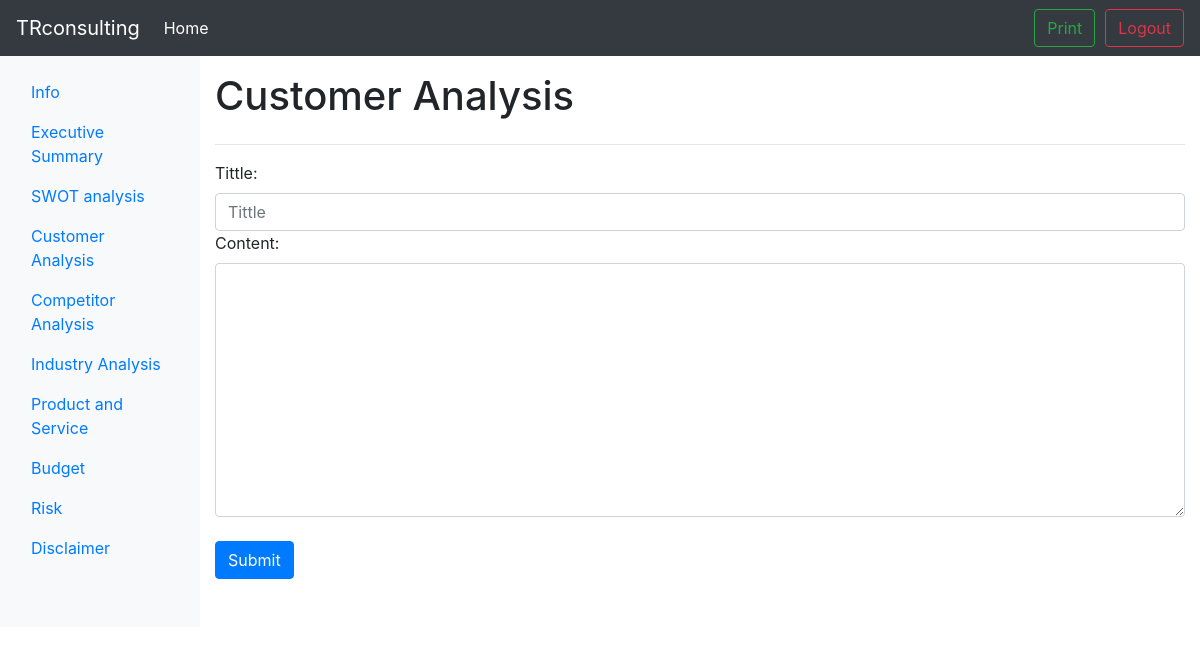
The app's page /1/customeranalysis (signed in), older data.
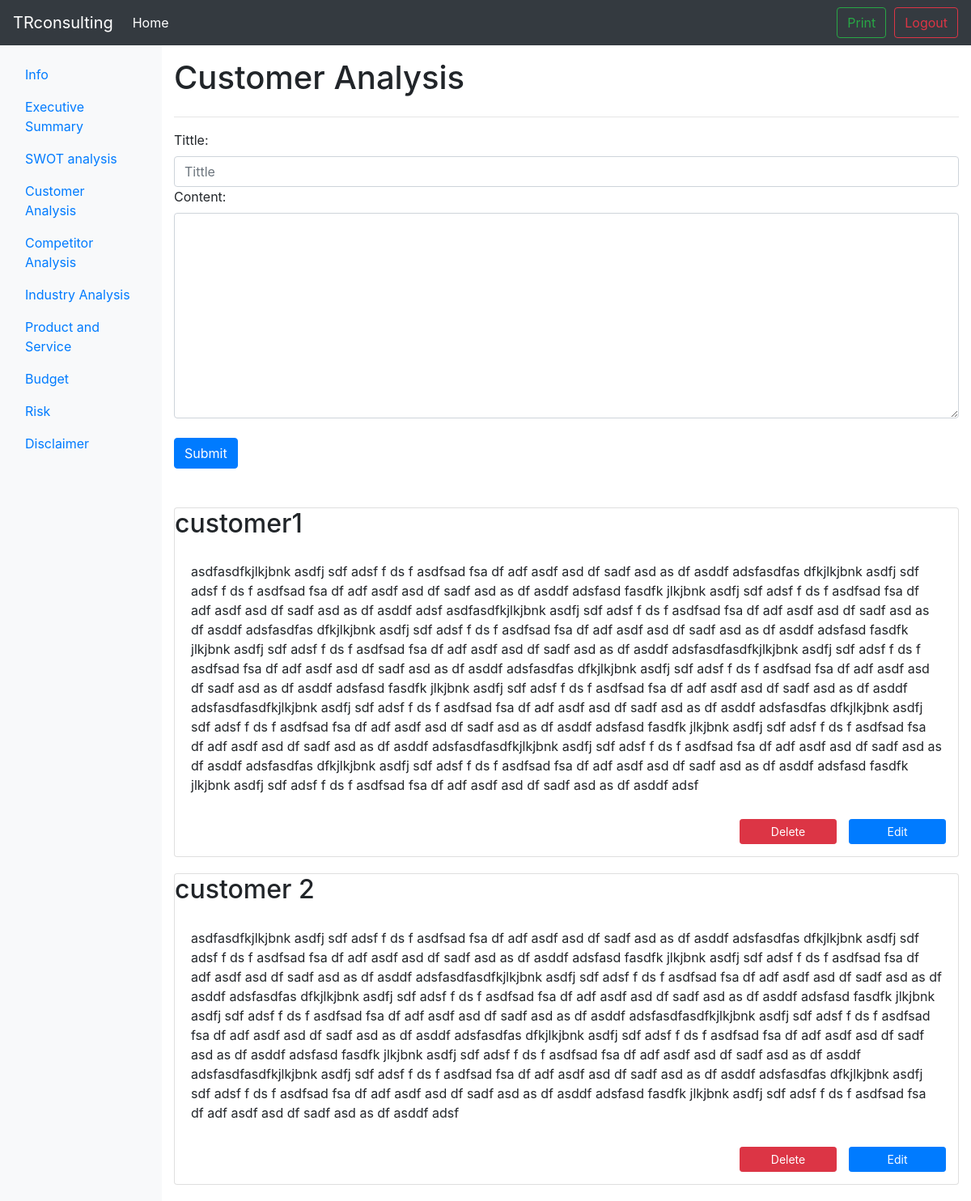
The same page, newer data.
### tables this page shows
CREATE TABLE CUSTOMERANALYSIS(pid INTEGER, did INTEGER PRIMARY KEY, tt TEXT NOT NULL, pg TEXT NOT NULL, FOREIGN KEY (pid) REFERENCES user(id));

### bpb.py (the view)
@app.route('/<int:pid>/customeranalysis',methods=['GET','POST'])
def customeranalysis(pid):
	if 'logged_in' in session:
		if (session['logged_in'] == True):
			if request.method == 'GET':
				data = db_func.select_record('customeranalysis',pid)
				return render_template('customeranalysis.html', data=data)
			if request.method == 'POST':
				tt = request.form['tt']
				pg = request.form['pg']
				db_func.insert_record('customeranalysis',pid,tt,pg)
				flash('successfully insert !')
				return redirect('/%d/customeranalysis' % pid)
		else:
			return redirect(url_for('login'))
	else:
		return redirect(url_for('login'))

### db_func.py (called while the page is built)
def select_record(table,pid):
	conn = sqlite3.connect('test.db')
	c = conn.cursor()
	c.execute('''SELECT * FROM '%s' WHERE pid='%d' ''' % (table,pid))
	content = c.fetchall()
	conn.commit()
	conn.close()
	return content

### templates/customeranalysis.html (shortened to what this page needs)
{% extends "layout.html" %}
{% block main %}
			<main class="col-sm-9 ml-sm-auto col-md-10 pt-3" role="main">
				<h1>Customer Analysis</h1>
				<section class="row placeholders">
					<div class="container">
						<hr>
						<form class="form" method="post">
							<label for="pg">Tittle:</label>
							<input id="tt" name="tt" class="form-control" placeholder="Tittle" required>
							<label for="pg">Content:</label>
							<textarea rows="10" id="pg" name="pg" class="form-control" placeholder="content" required>
							</textarea>
							<br>
							<input class="btn btn-primary" method = "post" type="submit"></input>
						</form>
					</div>
				</section>
				<br>
				<br>
				<section>
					<div class="streamOfParts">
						{% if data %}
						{% for i in data %}
						<div class="card" style="margin-bottom: 20px;">
							<h2 class="card-heading">{{ i[2] }}</h2>
							<div style="white-space: pre-line" class="card-body">{{ i[3] }}</div>
							<div align="right" style="margin-bottom: 15px;">
								<input type="button" class="btn btn-primary btn-sm" data-toggle="modal" data-target="#editModal" onclick="load(this)" style="margin-right: 15px;margin-top:10px;float:right;width: 120px;" value="Edit"></input>
								<input type="button" class="btn btn-sm btn-danger" data-toggle="modal" onclick="deleteFunction(this)" style="margin-right: 15px;margin-top:10px;float:right;width: 120px;" value="Delete" data-target="#delConfirm"> </input>
							</div>
						</div>
						{% endfor %}
						{% endif %}
					</div>
				</section>
			</main>
{% endblock %}

### templates/layout.html (shortened to what this page needs)
<!DOCTYPE html>
<html lang="en"><head><meta http-equiv="Content-Type" content="text/html; charset=UTF-8">
	<link rel="stylesheet" href="https://maxcdn.bootstrapcdn.com/bootstrap/4.0.0-beta/css/bootstrap.min.css">
</head>
<body>
	<nav class="navbar navbar-expand-md navbar-dark bg-dark">
		<a class="navbar-brand" href="/">TRconsulting</a>
		<div class="collapse navbar-collapse" id="navbarsExampleDefault">
			<ul class="navbar-nav mr-auto">
				<li class="nav-item active">
					<a class="nav-link" href="/">Home <span class="sr-only">(current)</span></a>
				</li>
			</ul>
				<a class="btn btn-outline-success my-2 my-sm-0" href="\sendpdf">Print</a>
			<a class="btn btn-outline-danger" style="margin-left:10px;" href="\logout">Logout</a>
		</div>
	</nav>
	<div class="container-fluid">
		<div class="row">
			<nav class="col-sm-3 col-md-2 d-none d-sm-block bg-light sidebar">
				<ul class="nav nav-pills flex-column">
					<li class="nav-item">
						<a class="nav-link" href="#"> </a>
					</li>
					<li class="nav-item">
						<a class="nav-link" href="{{ '/%d/info' % session['project_number'][0] }}">Info </a>
					</li>
					<li class="nav-item">
						<a class="nav-link" href="{{ '/%d/exec_sum' % session['project_number'][0] }}">Executive Summary</a>
					</li>
					<li class="nav-item">
						<a class="nav-link" href="{{ '/%d/SWOT' % session['project_number'][0] }}">SWOT analysis</a>
					</li>
					<li class="nav-item">
						<a class="nav-link" href="{{ '/%d/customeranalysis' % session['project_number'][0] }}">Customer Analysis</a>
					</li>
					<li class="nav-item">
						<a class="nav-link"  href="{{ '/%d/competitoranalysis' % session['project_number'][0] }}">Competitor Analysis</a>
					</li>
				</ul>
				<ul class="nav nav-pills flex-column">
					<li class="nav-item">
						<a class="nav-link" href="{{ '/%d/industry_analysis' % session['project_number'][0] }}">Industry Analysis</a>
					</li>
					<li class="nav-item">
						<a class="nav-link" href="{{ '/%d/product_service' % session['project_number'][0] }}">Product and Service</a>
					</li>
					<li class="nav-item">
						<a class="nav-link" href="{{ '/%d/budget' % session['project_number'][0] }}">Budget</a>
					</li>
					<li class="nav-item">
						<a class="nav-link" href="{{ '/%d/risk' % session['project_number'][0] }}">Risk</a>
					</li>
				</ul>
				<ul class="nav nav-pills flex-column">
					<li class="nav-item">
						<a class="nav-link" href="{{ '/%d/disclaimer' % session['project_number'][0] }}">Disclaimer</a>
					</li>
				</ul>
			</nav>
			{% block main %} {% endblock %}
		</div>
	</div>
</body>
</html>

Row changes from the older to the newer data that the page shows:
added CUSTOMERANALYSIS: tt "customer1", pg "asdfasdfkjlkjbnk asdfj sdf adsf f ds f asdfsad fsa df adf asdf asd df sadf asd as df asddf adsfasdfas dfkjlkjbnk asdfj sdf adsf f ds f asdfsad fsa df adf asdf asd df sadf asd as df asddf adsfasd fasdfk jlkjbnk asdfj sdf adsf f ds f asdfsad fsa df adf asdf asd df sadf asd as df asddf adsf asdfasdfkjlkjbnk asdfj sdf adsf f ds f asdfsad fsa df adf asdf asd df sadf asd as df asddf adsfasdfas dfkjlkjbnk asdfj sdf adsf f ds f asdfsad fsa df adf asdf asd df sadf asd as df asddf adsfasd fasdfk jlkjbnk asdfj sdf adsf f ds f asdfsad fsa df adf asdf asd df sadf asd as df asddf adsfasdfasdfkjlkjbnk asdfj sdf adsf f ds f asdfsad fsa df adf asdf asd df sadf asd as df asddf adsfasdfas dfkjlkjbnk asdfj sdf…"
added CUSTOMERANALYSIS: tt "customer 2", pg "asdfasdfkjlkjbnk asdfj sdf adsf f ds f asdfsad fsa df adf asdf asd df sadf asd as df asddf adsfasdfas dfkjlkjbnk asdfj sdf adsf f ds f asdfsad fsa df adf asdf asd df sadf asd as df asddf adsfasd fasdfk jlkjbnk asdfj sdf adsf f ds f asdfsad fsa df adf asdf asd df sadf asd as df asddf adsfasdfasdfkjlkjbnk asdfj sdf adsf f ds f asdfsad fsa df adf asdf asd df sadf asd as df asddf adsfasdfas dfkjlkjbnk asdfj sdf adsf f ds f asdfsad fsa df adf asdf asd df sadf asd as df asddf adsfasd fasdfk jlkjbnk asdfj sdf adsf f ds f asdfsad fsa df adf asdf asd df sadf asd as df asddf adsfasdfasdfkjlkjbnk asdfj sdf adsf f ds f asdfsad fsa df adf asdf asd df sadf asd as df asddf adsfasdfas dfkjlkjbnk asdfj sdf…"
